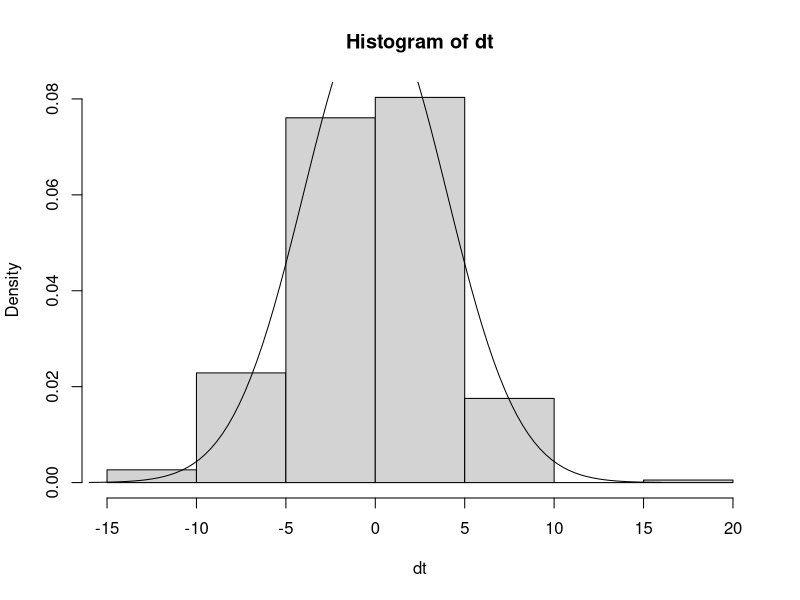

Generate this figure with R:
#####################
#
# Fucntion generates N(0,sigma) samples
# from exponential proposals using
# rejection sampling
#
#####################

rnorm.rs <- function ( N , sigma ) {

	#proposal density vector
	X <- vector(length=N, mode = "numeric")
	X <- rexp(N,1/sigma)

	#uniform samples
	U <- vector(length=N, mode = "numeric")
	U <- runif(N,0,1)

	#accept/reject criterion
	a.r <- exp(-((X/sigma-1)^2)/2)

	# The accepted samples (these are half normal)
	samp <- X[U <= a.r]

	# convert to full-normal
	V <- runif(length(samp),0,1)
	return ( samp * ifelse(V<0.5, 1, -1) )

}

sigma.test <- 4
n.test <- 500
dt <- rnorm.rs ( n.test, sigma.test )

# plot a histogram with overlaid normal density
hist(dt,freq=F)
xx <- seq(-4*sigma.test , 4*sigma.test ,length=100)
lines(xx,dnorm(xx,0,sigma.test ))
